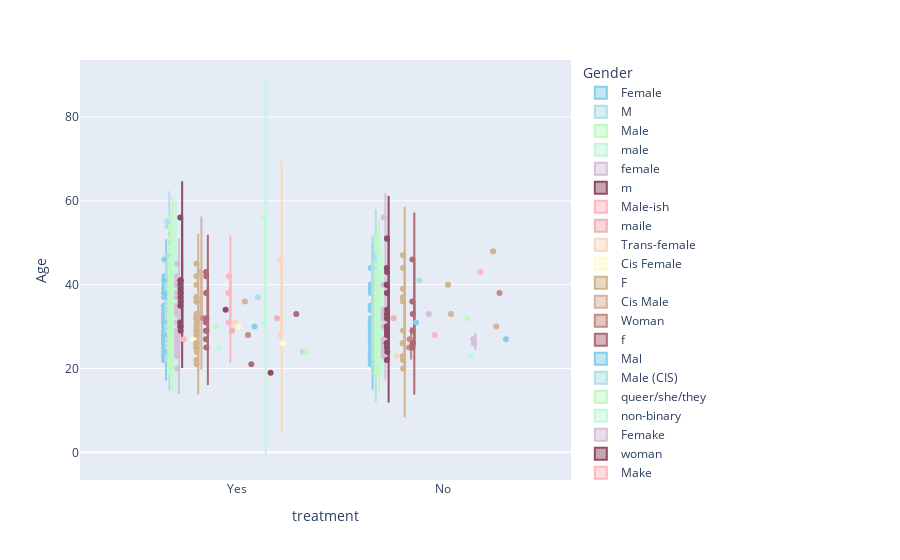

Source (notebook cell):
### Code cell
def winsorization_outliers(df):
    out=[]
    for i in df:
        q1 = np.percentile(df , 1)
        q3 = np.percentile(df , 99)
        if i > q3 or i < q1:
            out.append(i)
    print("Outliers:",out)
    return out
outliers = winsorization_outliers(df.Age)
data_age = df.loc[~df.Age.isin(outliers)]
fig = px.violin(data_age, y="Age", x="treatment", color="Gender", box=True, points="all", color_discrete_sequence=palette)
fig.show()

### Figure 1 — Plotly figure (JSON) as saved in the notebook; plotly's stock layout.template omitted (floating-point values rounded to 4 significant figures; data arrays with more than 128 entries replaced by an {"elided": "..."} marker saying what was removed)
{"data": [{"alignmentgroup": "True", "box": {"visible": true}, "hovertemplate": "Gender=Female<br>treatment=%{x}<br>Age=%{y}<extra></extra>", "legendgroup": "Female", "marker": {"color": "#87CEEB"}, "name": "Female", "offsetgroup": "Female", "orientation": "v", "points": "all", "scalegroup": "True", "showlegend": true, "type": "violin", "x": ["Yes", "Yes", "Yes", "Yes", "Yes", "Yes", "Yes", "No", "No", "No", "No", "No", "No", "Yes", "Yes", "No", "Yes", "Yes", "No", "Yes", "No", "Yes", "Yes", "Yes", "Yes", "Yes", "Yes", "Yes", "No", "Yes", "Yes", "No", "No", "Yes", "Yes", "Yes", "Yes", "No", "No", "No", "Yes", "Yes", "Yes", "Yes", "Yes", "Yes", "Yes", "Yes", "Yes", "Yes", "Yes", "Yes", "Yes", "Yes", "No", "Yes", "No", "Yes", "Yes", "Yes", "Yes", "Yes", "Yes", "No", "No", "Yes", "No", "Yes", "No", "Yes", "Yes", "Yes", "Yes", "No", "No", "Yes", "Yes", "Yes", "No", "No", "Yes", "Yes", "Yes", "No", "Yes", "Yes", "Yes", "Yes", "Yes", "No", "Yes", "No", "No", "No", "Yes", "Yes", "No", "Yes", "No", "Yes", "Yes", "Yes", "Yes", "Yes", "Yes", "Yes", "No", "Yes", "No", "Yes", "Yes", "Yes", "No", "No", "Yes", "Yes", "No", "Yes", "Yes"], "x0": " ", "xaxis": "x", "y": [37, 35, 42, 35, 38, 26, 23, 31, 44, 29, 30, 29, 23, 34, 32, 28, 35, 38, 35, 27, 40, 28, 23, 27, 37, 26, 38, 26, 24, 23, 22, 30, 25, 25, 33, 31, 28, 26, 24, 26, 39, 28, 24, 23, 35, 33, 38, 41, 31, 27, 22, 31, 27, 32, 27, 26, 40, 24, 31, 31, 28, 24, 29, 22, 34, 29, 21, 23, 28, 29, 37, 27, 33, 27, 31, 35, 22, 32, 30, 39, 40, 31, 32, 23, 24, 25, 35, 26, 37, 39, 30, 31, 24, 38, 30, 31, 34, 26, 23, 28, 29, 39, 27, 30, 28, 33, 35, 33, 34, 46, 32, 26, 31, 35, 28, 34, 32, 23, 41], "y0": " ", "yaxis": "y"}, {"alignmentgroup": "True", "box": {"visible": true}, "hovertemplate": "Gender=M<br>treatment=%{x}<br>Age=%{y}<extra></extra>", "legendgroup": "M", "marker": {"color": "#B0E0E6"}, "name": "M", "offsetgroup": "M", "orientation": "v", "points": "all", "scalegroup": "True", "showlegend": true, "type": "violin", "x": ["No", "No", "No", "Yes", "Yes", "No", "No", "No", "No", "Yes", "Yes", "Yes", "No", "No", "No", "No", "Yes", "Yes", "Yes", "No", "No", "Yes", "Yes", "Yes", "No", "No", "No", "No", "Yes", "Yes", "Yes", "No", "Yes", "Yes", "Yes", "No", "Yes", "Yes", "No", "No", "Yes", "No", "Yes", "No", "Yes", "Yes", "No", "No", "Yes", "No", "Yes", "Yes", "Yes", "Yes", "No", "No", "No", "No", "No", "No", "No", "No", "Yes", "Yes", "No", "No", "Yes", "Yes", "No", "Yes", "No", "No", "No", "No", "No", "No", "No", "No", "No", "Yes", "No", "No", "No", "No", "Yes", "No", "No", "No", "Yes", "No", "No", "No", "No", "Yes", "No", "Yes", "No", "Yes", "No", "No", "No", "No", "Yes", "No", "Yes", "No", "No", "No", "Yes", "Yes", "No", "Yes", "Yes", "Yes"], "x0": " ", "xaxis": "x", "y": [44, 39, 50, 35, 22, 31, 28, 36, 32, 30, 35, 32, 39, 35, 24, 31, 22, 45, 30, 31, 24, 33, 40, 32, 37, 26, 29, 46, 54, 33, 34, 29, 55, 45, 26, 48, 35, 55, 26, 21, 23, 34, 34, 37, 27, 43, 48, 30, 47, 29, 36, 29, 39, 26, 21, 34, 33, 24, 33, 31, 22, 39, 32, 30, 29, 30, 33, 43, 36, 26, 33, 29, 39, 32, 38, 43, 40, 40, 36, 34, 40, 23, 25, 23, 35, 39, 29, 41, 40, 43, 33, 24, 34, 39, 19, 42, 36, 40, 42, 44, 34, 41, 25, 45, 29, 27, 27, 41, 39, 35, 51, 29, 44, 30], "y0": " ", "yaxis": "y"}, {"alignmentgroup": "True", "box": {"visible": true}, "hovertemplate": "Gender=Male<br>treatment=%{x}<br>Age=%{y}<extra></extra>", "legendgroup": "Male", "marker": {"color": "#C1F8C1"}, "name": "Male", "offsetgroup": "Male", "orientation": "v", "points": "all", "scalegroup": "True", "showlegend": true, "type": "violin", "x": {"elided": "604 str values"}, "x0": " ", "xaxis": "x", "y": {"elided": "604 int values"}, "y0": " ", "yaxis": "y"}, {"alignmentgroup": "True", "box": {"visible": true}, "hovertemplate": "Gender=male<br>treatment=%{x}<br>Age=%{y}<extra></extra>", "legendgroup": "male", "marker": {"color": "#C1F8D8"}, "name": "male", "offsetgroup": "male", "orientation": "v", "points": "all", "scalegroup": "True", "showlegend": true, "type": "violin", "x": {"elided": "200 str values"}, "x0": " ", "xaxis": "x", "y": {"elided": "200 int values"}, "y0": " ", "yaxis": "y"}, {"alignmentgroup": "True", "box": {"visible": true}, "hovertemplate": "Gender=female<br>treatment=%{x}<br>Age=%{y}<extra></extra>", "legendgroup": "female", "marker": {"color": "#D8BFD8"}, "name": "female", "offsetgroup": "female", "orientation": "v", "points": "all", "scalegroup": "True", "showlegend": true, "type": "violin", "x": ["Yes", "Yes", "Yes", "Yes", "Yes", "No", "Yes", "Yes", "No", "Yes", "Yes", "Yes", "Yes", "Yes", "Yes", "Yes", "No", "No", "No", "Yes", "Yes", "No", "No", "Yes", "Yes", "No", "Yes", "No", "Yes", "Yes", "Yes", "Yes", "No", "Yes", "Yes", "Yes", "Yes", "Yes", "Yes", "Yes", "Yes", "Yes", "Yes", "Yes", "No", "No", "No", "Yes", "Yes", "Yes", "Yes", "Yes", "Yes", "Yes", "No", "Yes", "Yes", "No", "Yes", "Yes", "Yes", "No"], "x0": " ", "xaxis": "x", "y": [42, 29, 40, 34, 26, 32, 34, 27, 34, 23, 28, 24, 27, 27, 25, 40, 24, 32, 30, 27, 23, 33, 30, 25, 38, 27, 28, 23, 29, 23, 34, 31, 26, 29, 33, 37, 35, 40, 29, 24, 25, 33, 34, 26, 33, 25, 40, 28, 26, 37, 34, 33, 45, 20, 27, 25, 35, 56, 34, 41, 23, 32], "y0": " ", "yaxis": "y"}, {"alignmentgroup": "True", "box": {"visible": true}, "hovertemplate": "Gender=m<br>treatment=%{x}<br>Age=%{y}<extra></extra>", "legendgroup": "m", "marker": {"color": "#8D4C66"}, "name": "m", "offsetgroup": "m", "orientation": "v", "points": "all", "scalegroup": "True", "showlegend": true, "type": "violin", "x": ["No", "No", "No", "No", "No", "No", "No", "Yes", "Yes", "Yes", "Yes", "No", "Yes", "No", "No", "Yes", "No", "Yes", "Yes", "No", "Yes", "Yes", "Yes", "No", "No", "No", "No", "Yes", "No", "No", "Yes", "No", "Yes", "No"], "x0": " ", "xaxis": "x", "y": [26, 28, 28, 34, 22, 25, 29, 41, 41, 36, 41, 24, 35, 26, 30, 37, 33, 39, 29, 43, 40, 56, 30, 38, 29, 51, 51, 38, 32, 44, 31, 40, 30, 40], "y0": " ", "yaxis": "y"}, {"alignmentgroup": "True", "box": {"visible": true}, "hovertemplate": "Gender=Male-ish<br>treatment=%{x}<br>Age=%{y}<extra></extra>", "legendgroup": "Male-ish", "marker": {"color": "#FFB6C1"}, "name": "Male-ish", "offsetgroup": "Male-ish", "orientation": "v", "points": "all", "scalegroup": "True", "showlegend": true, "type": "violin", "x": ["Yes"], "x0": " ", "xaxis": "x", "y": [27], "y0": " ", "yaxis": "y"}, {"alignmentgroup": "True", "box": {"visible": true}, "hovertemplate": "Gender=maile<br>treatment=%{x}<br>Age=%{y}<extra></extra>", "legendgroup": "maile", "marker": {"color": "#F0B2B2"}, "name": "maile", "offsetgroup": "maile", "orientation": "v", "points": "all", "scalegroup": "True", "showlegend": true, "type": "violin", "x": ["No"], "x0": " ", "xaxis": "x", "y": [32], "y0": " ", "yaxis": "y"}, {"alignmentgroup": "True", "box": {"visible": true}, "hovertemplate": "Gender=Trans-female<br>treatment=%{x}<br>Age=%{y}<extra></extra>", "legendgroup": "Trans-female", "marker": {"color": "#F8D8C1"}, "name": "Trans-female", "offsetgroup": "Trans-female", "orientation": "v", "points": "all", "scalegroup": "True", "showlegend": true, "type": "violin", "x": ["No"], "x0": " ", "xaxis": "x", "y": [23], "y0": " ", "yaxis": "y"}, {"alignmentgroup": "True", "box": {"visible": true}, "hovertemplate": "Gender=Cis Female<br>treatment=%{x}<br>Age=%{y}<extra></extra>", "legendgroup": "Cis Female", "marker": {"color": "#FFFACD"}, "name": "Cis Female", "offsetgroup": "Cis Female", "orientation": "v", "points": "all", "scalegroup": "True", "showlegend": true, "type": "violin", "x": ["Yes"], "x0": " ", "xaxis": "x", "y": [27], "y0": " ", "yaxis": "y"}, {"alignmentgroup": "True", "box": {"visible": true}, "hovertemplate": "Gender=F<br>treatment=%{x}<br>Age=%{y}<extra></extra>", "legendgroup": "F", "marker": {"color": "#D2B48C"}, "name": "F", "offsetgroup": "F", "orientation": "v", "points": "all", "scalegroup": "True", "showlegend": true, "type": "violin", "x": ["Yes", "Yes", "Yes", "Yes", "Yes", "Yes", "Yes", "Yes", "Yes", "Yes", "No", "Yes", "No", "Yes", "Yes", "Yes", "Yes", "Yes", "Yes", "No", "Yes", "No", "No", "No", "No", "Yes", "No", "Yes", "No", "Yes", "Yes", "No", "No", "Yes", "Yes", "No", "Yes", "Yes"], "x0": " ", "xaxis": "x", "y": [29, 25, 25, 33, 45, 32, 29, 37, 30, 37, 29, 25, 22, 32, 21, 26, 26, 24, 26, 23, 26, 26, 20, 39, 37, 36, 36, 29, 47, 22, 31, 44, 26, 42, 36, 26, 40, 28], "y0": " ", "yaxis": "y"}, {"alignmentgroup": "True", "box": {"visible": true}, "hovertemplate": "Gender=Cis Male<br>treatment=%{x}<br>Age=%{y}<extra></extra>", "legendgroup": "Cis Male", "marker": {"color": "#d6b39f"}, "name": "Cis Male", "offsetgroup": "Cis Male", "orientation": "v", "points": "all", "scalegroup": "True", "showlegend": true, "type": "violin", "x": ["Yes", "Yes"], "x0": " ", "xaxis": "x", "y": [33, 43], "y0": " ", "yaxis": "y"}, {"alignmentgroup": "True", "box": {"visible": true}, "hovertemplate": "Gender=Woman<br>treatment=%{x}<br>Age=%{y}<extra></extra>", "legendgroup": "Woman", "marker": {"color": "#c48d86"}, "name": "Woman", "offsetgroup": "Woman", "orientation": "v", "points": "all", "scalegroup": "True", "showlegend": true, "type": "violin", "x": ["No", "No", "Yes"], "x0": " ", "xaxis": "x", "y": [27, 25, 32], "y0": " ", "yaxis": "y"}, {"alignmentgroup": "True", "box": {"visible": true}, "hovertemplate": "Gender=f<br>treatment=%{x}<br>Age=%{y}<extra></extra>", "legendgroup": "f", "marker": {"color": "#ad6b75"}, "name": "f", "offsetgroup": "f", "orientation": "v", "points": "all", "scalegroup": "True", "showlegend": true, "type": "violin", "x": ["No", "Yes", "Yes", "Yes", "No", "Yes", "No", "No", "Yes", "Yes", "No", "Yes", "Yes", "Yes", "No"], "x0": " ", "xaxis": "x", "y": [26, 32, 29, 31, 33, 42, 25, 29, 27, 38, 36, 25, 29, 43, 46], "y0": " ", "yaxis": "y"}, {"alignmentgroup": "True", "box": {"visible": true}, "hovertemplate": "Gender=Mal<br>treatment=%{x}<br>Age=%{y}<extra></extra>", "legendgroup": "Mal", "marker": {"color": "#87CEEB"}, "name": "Mal", "offsetgroup": "Mal", "orientation": "v", "points": "all", "scalegroup": "True", "showlegend": true, "type": "violin", "x": ["No"], "x0": " ", "xaxis": "x", "y": [31], "y0": " ", "yaxis": "y"}, {"alignmentgroup": "True", "box": {"visible": true}, "hovertemplate": "Gender=Male (CIS)<br>treatment=%{x}<br>Age=%{y}<extra></extra>", "legendgroup": "Male (CIS)", "marker": {"color": "#B0E0E6"}, "name": "Male (CIS)", "offsetgroup": "Male (CIS)", "orientation": "v", "points": "all", "scalegroup": "True", "showlegend": true, "type": "violin", "x": ["No"], "x0": " ", "xaxis": "x", "y": [41], "y0": " ", "yaxis": "y"}, {"alignmentgroup": "True", "box": {"visible": true}, "hovertemplate": "Gender=queer/she/they<br>treatment=%{x}<br>Age=%{y}<extra></extra>", "legendgroup": "queer/she/they", "marker": {"color": "#C1F8C1"}, "name": "queer/she/they", "offsetgroup": "queer/she/they", "orientation": "v", "points": "all", "scalegroup": "True", "showlegend": true, "type": "violin", "x": ["Yes"], "x0": " ", "xaxis": "x", "y": [30], "y0": " ", "yaxis": "y"}, {"alignmentgroup": "True", "box": {"visible": true}, "hovertemplate": "Gender=non-binary<br>treatment=%{x}<br>Age=%{y}<extra></extra>", "legendgroup": "non-binary", "marker": {"color": "#C1F8D8"}, "name": "non-binary", "offsetgroup": "non-binary", "orientation": "v", "points": "all", "scalegroup": "True", "showlegend": true, "type": "violin", "x": ["Yes"], "x0": " ", "xaxis": "x", "y": [25], "y0": " ", "yaxis": "y"}, {"alignmentgroup": "True", "box": {"visible": true}, "hovertemplate": "Gender=Femake<br>treatment=%{x}<br>Age=%{y}<extra></extra>", "legendgroup": "Femake", "marker": {"color": "#D8BFD8"}, "name": "Femake", "offsetgroup": "Femake", "orientation": "v", "points": "all", "scalegroup": "True", "showlegend": true, "type": "violin", "x": ["No"], "x0": " ", "xaxis": "x", "y": [33], "y0": " ", "yaxis": "y"}, {"alignmentgroup": "True", "box": {"visible": true}, "hovertemplate": "Gender=woman<br>treatment=%{x}<br>Age=%{y}<extra></extra>", "legendgroup": "woman", "marker": {"color": "#8D4C66"}, "name": "woman", "offsetgroup": "woman", "orientation": "v", "points": "all", "scalegroup": "True", "showlegend": true, "type": "violin", "x": ["Yes"], "x0": " ", "xaxis": "x", "y": [34], "y0": " ", "yaxis": "y"}, {"alignmentgroup": "True", "box": {"visible": true}, "hovertemplate": "Gender=Make<br>treatment=%{x}<br>Age=%{y}<extra></extra>", "legendgroup": "Make", "marker": {"color": "#FFB6C1"}, "name": "Make", "offsetgroup": "Make", "orientation": "v", "points": "all", "scalegroup": "True", "showlegend": true, "type": "violin", "x": ["Yes", "No", "Yes", "Yes"], "x0": " ", "xaxis": "x", "y": [31, 28, 38, 42], "y0": " ", "yaxis": "y"}, {"alignmentgroup": "True", "box": {"visible": true}, "hovertemplate": "Gender=Nah<br>treatment=%{x}<br>Age=%{y}<extra></extra>", "legendgroup": "Nah", "marker": {"color": "#F0B2B2"}, "name": "Nah", "offsetgroup": "Nah", "orientation": "v", "points": "all", "scalegroup": "True", "showlegend": true, "type": "violin", "x": ["Yes"], "x0": " ", "xaxis": "x", "y": [29], "y0": " ", "yaxis": "y"}, {"alignmentgroup": "True", "box": {"visible": true}, "hovertemplate": "Gender=Enby<br>treatment=%{x}<br>Age=%{y}<extra></extra>", "legendgroup": "Enby", "marker": {"color": "#F8D8C1"}, "name": "Enby", "offsetgroup": "Enby", "orientation": "v", "points": "all", "scalegroup": "True", "showlegend": true, "type": "violin", "x": ["Yes"], "x0": " ", "xaxis": "x", "y": [31], "y0": " ", "yaxis": "y"}, {"alignmentgroup": "True", "box": {"visible": true}, "hovertemplate": "Gender=fluid<br>treatment=%{x}<br>Age=%{y}<extra></extra>", "legendgroup": "fluid", "marker": {"color": "#FFFACD"}, "name": "fluid", "offsetgroup": "fluid", "orientation": "v", "points": "all", "scalegroup": "True", "showlegend": true, "type": "violin", "x": ["Yes"], "x0": " ", "xaxis": "x", "y": [30], "y0": " ", "yaxis": "y"}, {"alignmentgroup": "True", "box": {"visible": true}, "hovertemplate": "Gender=Genderqueer<br>treatment=%{x}<br>Age=%{y}<extra></extra>", "legendgroup": "Genderqueer", "marker": {"color": "#D2B48C"}, "name": "Genderqueer", "offsetgroup": "Genderqueer", "orientation": "v", "points": "all", "scalegroup": "True", "showlegend": true, "type": "violin", "x": ["No"], "x0": " ", "xaxis": "x", "y": [40], "y0": " ", "yaxis": "y"}, {"alignmentgroup": "True", "box": {"visible": true}, "hovertemplate": "Gender=Female <br>treatment=%{x}<br>Age=%{y}<extra></extra>", "legendgroup": "Female ", "marker": {"color": "#d6b39f"}, "name": "Female ", "offsetgroup": "Female ", "orientation": "v", "points": "all", "scalegroup": "True", "showlegend": true, "type": "violin", "x": ["No", "Yes"], "x0": " ", "xaxis": "x", "y": [33, 36], "y0": " ", "yaxis": "y"}, {"alignmentgroup": "True", "box": {"visible": true}, "hovertemplate": "Gender=Androgyne<br>treatment=%{x}<br>Age=%{y}<extra></extra>", "legendgroup": "Androgyne", "marker": {"color": "#c48d86"}, "name": "Androgyne", "offsetgroup": "Androgyne", "orientation": "v", "points": "all", "scalegroup": "True", "showlegend": true, "type": "violin", "x": ["Yes"], "x0": " ", "xaxis": "x", "y": [28], "y0": " ", "yaxis": "y"}, {"alignmentgroup": "True", "box": {"visible": true}, "hovertemplate": "Gender=Agender<br>treatment=%{x}<br>Age=%{y}<extra></extra>", "legendgroup": "Agender", "marker": {"color": "#ad6b75"}, "name": "Agender", "offsetgroup": "Agender", "orientation": "v", "points": "all", "scalegroup": "True", "showlegend": true, "type": "violin", "x": ["Yes"], "x0": " ", "xaxis": "x", "y": [21], "y0": " ", "yaxis": "y"}, {"alignmentgroup": "True", "box": {"visible": true}, "hovertemplate": "Gender=cis-female/femme<br>treatment=%{x}<br>Age=%{y}<extra></extra>", "legendgroup": "cis-female/femme", "marker": {"color": "#87CEEB"}, "name": "cis-female/femme", "offsetgroup": "cis-female/femme", "orientation": "v", "points": "all", "scalegroup": "True", "showlegend": true, "type": "violin", "x": ["Yes"], "x0": " ", "xaxis": "x", "y": [30], "y0": " ", "yaxis": "y"}, {"alignmentgroup": "True", "box": {"visible": true}, "hovertemplate": "Gender=Guy (-ish) ^_^<br>treatment=%{x}<br>Age=%{y}<extra></extra>", "legendgroup": "Guy (-ish) ^_^", "marker": {"color": "#B0E0E6"}, "name": "Guy (-ish) ^_^", "offsetgroup": "Guy (-ish) ^_^", "orientation": "v", "points": "all", "scalegroup": "True", "showlegend": true, "type": "violin", "x": ["Yes"], "x0": " ", "xaxis": "x", "y": [37], "y0": " ", "yaxis": "y"}, {"alignmentgroup": "True", "box": {"visible": true}, "hovertemplate": "Gender=male leaning androgynous<br>treatment=%{x}<br>Age=%{y}<extra></extra>", "legendgroup": "male leaning androgynous", "marker": {"color": "#C1F8C1"}, "name": "male leaning androgynous", "offsetgroup": "male leaning androgynous", "orientation": "v", "points": "all", "scalegroup": "True", "showlegend": true, "type": "violin", "x": ["No"], "x0": " ", "xaxis": "x", "y": [32], "y0": " ", "yaxis": "y"}, {"alignmentgroup": "True", "box": {"visible": true}, "hovertemplate": "Gender=Male <br>treatment=%{x}<br>Age=%{y}<extra></extra>", "legendgroup": "Male ", "marker": {"color": "#C1F8D8"}, "name": "Male ", "offsetgroup": "Male ", "orientation": "v", "points": "all", "scalegroup": "True", "showlegend": true, "type": "violin", "x": ["Yes", "Yes", "No"], "x0": " ", "xaxis": "x", "y": [56, 31, 23], "y0": " ", "yaxis": "y"}, {"alignmentgroup": "True", "box": {"visible": true}, "hovertemplate": "Gender=Man<br>treatment=%{x}<br>Age=%{y}<extra></extra>", "legendgroup": "Man", "marker": {"color": "#D8BFD8"}, "name": "Man", "offsetgroup": "Man", "orientation": "v", "points": "all", "scalegroup": "True", "showlegend": true, "type": "violin", "x": ["No", "No"], "x0": " ", "xaxis": "x", "y": [26, 27], "y0": " ", "yaxis": "y"}, {"alignmentgroup": "True", "box": {"visible": true}, "hovertemplate": "Gender=Trans woman<br>treatment=%{x}<br>Age=%{y}<extra></extra>", "legendgroup": "Trans woman", "marker": {"color": "#8D4C66"}, "name": "Trans woman", "offsetgroup": "Trans woman", "orientation": "v", "points": "all", "scalegroup": "True", "showlegend": true, "type": "violin", "x": ["Yes"], "x0": " ", "xaxis": "x", "y": [19], "y0": " ", "yaxis": "y"}, {"alignmentgroup": "True", "box": {"visible": true}, "hovertemplate": "Gender=msle<br>treatment=%{x}<br>Age=%{y}<extra></extra>", "legendgroup": "msle", "marker": {"color": "#FFB6C1"}, "name": "msle", "offsetgroup": "msle", "orientation": "v", "points": "all", "scalegroup": "True", "showlegend": true, "type": "violin", "x": ["No"], "x0": " ", "xaxis": "x", "y": [43], "y0": " ", "yaxis": "y"}, {"alignmentgroup": "True", "box": {"visible": true}, "hovertemplate": "Gender=Neuter<br>treatment=%{x}<br>Age=%{y}<extra></extra>", "legendgroup": "Neuter", "marker": {"color": "#F0B2B2"}, "name": "Neuter", "offsetgroup": "Neuter", "orientation": "v", "points": "all", "scalegroup": "True", "showlegend": true, "type": "violin", "x": ["Yes"], "x0": " ", "xaxis": "x", "y": [32], "y0": " ", "yaxis": "y"}, {"alignmentgroup": "True", "box": {"visible": true}, "hovertemplate": "Gender=Female (trans)<br>treatment=%{x}<br>Age=%{y}<extra></extra>", "legendgroup": "Female (trans)", "marker": {"color": "#F8D8C1"}, "name": "Female (trans)", "offsetgroup": "Female (trans)", "orientation": "v", "points": "all", "scalegroup": "True", "showlegend": true, "type": "violin", "x": ["Yes", "Yes"], "x0": " ", "xaxis": "x", "y": [28, 46], "y0": " ", "yaxis": "y"}, {"alignmentgroup": "True", "box": {"visible": true}, "hovertemplate": "Gender=queer<br>treatment=%{x}<br>Age=%{y}<extra></extra>", "legendgroup": "queer", "marker": {"color": "#FFFACD"}, "name": "queer", "offsetgroup": "queer", "orientation": "v", "points": "all", "scalegroup": "True", "showlegend": true, "type": "violin", "x": ["Yes"], "x0": " ", "xaxis": "x", "y": [26], "y0": " ", "yaxis": "y"}, {"alignmentgroup": "True", "box": {"visible": true}, "hovertemplate": "Gender=Female (cis)<br>treatment=%{x}<br>Age=%{y}<extra></extra>", "legendgroup": "Female (cis)", "marker": {"color": "#D2B48C"}, "name": "Female (cis)", "offsetgroup": "Female (cis)", "orientation": "v", "points": "all", "scalegroup": "True", "showlegend": true, "type": "violin", "x": ["No"], "x0": " ", "xaxis": "x", "y": [48], "y0": " ", "yaxis": "y"}, {"alignmentgroup": "True", "box": {"visible": true}, "hovertemplate": "Gender=Mail<br>treatment=%{x}<br>Age=%{y}<extra></extra>", "legendgroup": "Mail", "marker": {"color": "#d6b39f"}, "name": "Mail", "offsetgroup": "Mail", "orientation": "v", "points": "all", "scalegroup": "True", "showlegend": true, "type": "violin", "x": ["No"], "x0": " ", "xaxis": "x", "y": [30], "y0": " ", "yaxis": "y"}, {"alignmentgroup": "True", "box": {"visible": true}, "hovertemplate": "Gender=cis male<br>treatment=%{x}<br>Age=%{y}<extra></extra>", "legendgroup": "cis male", "marker": {"color": "#c48d86"}, "name": "cis male", "offsetgroup": "cis male", "orientation": "v", "points": "all", "scalegroup": "True", "showlegend": true, "type": "violin", "x": ["No"], "x0": " ", "xaxis": "x", "y": [38], "y0": " ", "yaxis": "y"}, {"alignmentgroup": "True", "box": {"visible": true}, "hovertemplate": "Gender=Malr<br>treatment=%{x}<br>Age=%{y}<extra></extra>", "legendgroup": "Malr", "marker": {"color": "#ad6b75"}, "name": "Malr", "offsetgroup": "Malr", "orientation": "v", "points": "all", "scalegroup": "True", "showlegend": true, "type": "violin", "x": ["Yes"], "x0": " ", "xaxis": "x", "y": [33], "y0": " ", "yaxis": "y"}, {"alignmentgroup": "True", "box": {"visible": true}, "hovertemplate": "Gender=femail<br>treatment=%{x}<br>Age=%{y}<extra></extra>", "legendgroup": "femail", "marker": {"color": "#87CEEB"}, "name": "femail", "offsetgroup": "femail", "orientation": "v", "points": "all", "scalegroup": "True", "showlegend": true, "type": "violin", "x": ["No"], "x0": " ", "xaxis": "x", "y": [27], "y0": " ", "yaxis": "y"}, {"alignmentgroup": "True", "box": {"visible": true}, "hovertemplate": "Gender=Cis Man<br>treatment=%{x}<br>Age=%{y}<extra></extra>", "legendgroup": "Cis Man", "marker": {"color": "#B0E0E6"}, "name": "Cis Man", "offsetgroup": "Cis Man", "orientation": "v", "points": "all", "scalegroup": "True", "showlegend": true, "type": "violin", "x": ["Yes"], "x0": " ", "xaxis": "x", "y": [24], "y0": " ", "yaxis": "y"}, {"alignmentgroup": "True", "box": {"visible": true}, "hovertemplate": "Gender=ostensibly male, unsure what that really means<br>treatment=%{x}<br>Age=%{y}<extra></extra>", "legendgroup": "ostensibly male, unsure what that really means", "marker": {"color": "#C1F8C1"}, "name": "ostensibly male, unsure what that really means", "offsetgroup": "ostensibly male, unsure what that really means", "orientation": "v", "points": "all", "scalegroup": "True", "showlegend": true, "type": "violin", "x": ["Yes"], "x0": " ", "xaxis": "x", "y": [24], "y0": " ", "yaxis": "y"}], "layout": {"legend": {"title": {"text": "Gender"}, "tracegroupgap": 0}, "margin": {"t": 60}, "violinmode": "group", "xaxis": {"anchor": "y", "domain": [0.0, 1.0], "title": {"text": "treatment"}}, "yaxis": {"anchor": "x", "domain": [0.0, 1.0], "title": {"text": "Age"}}}}
